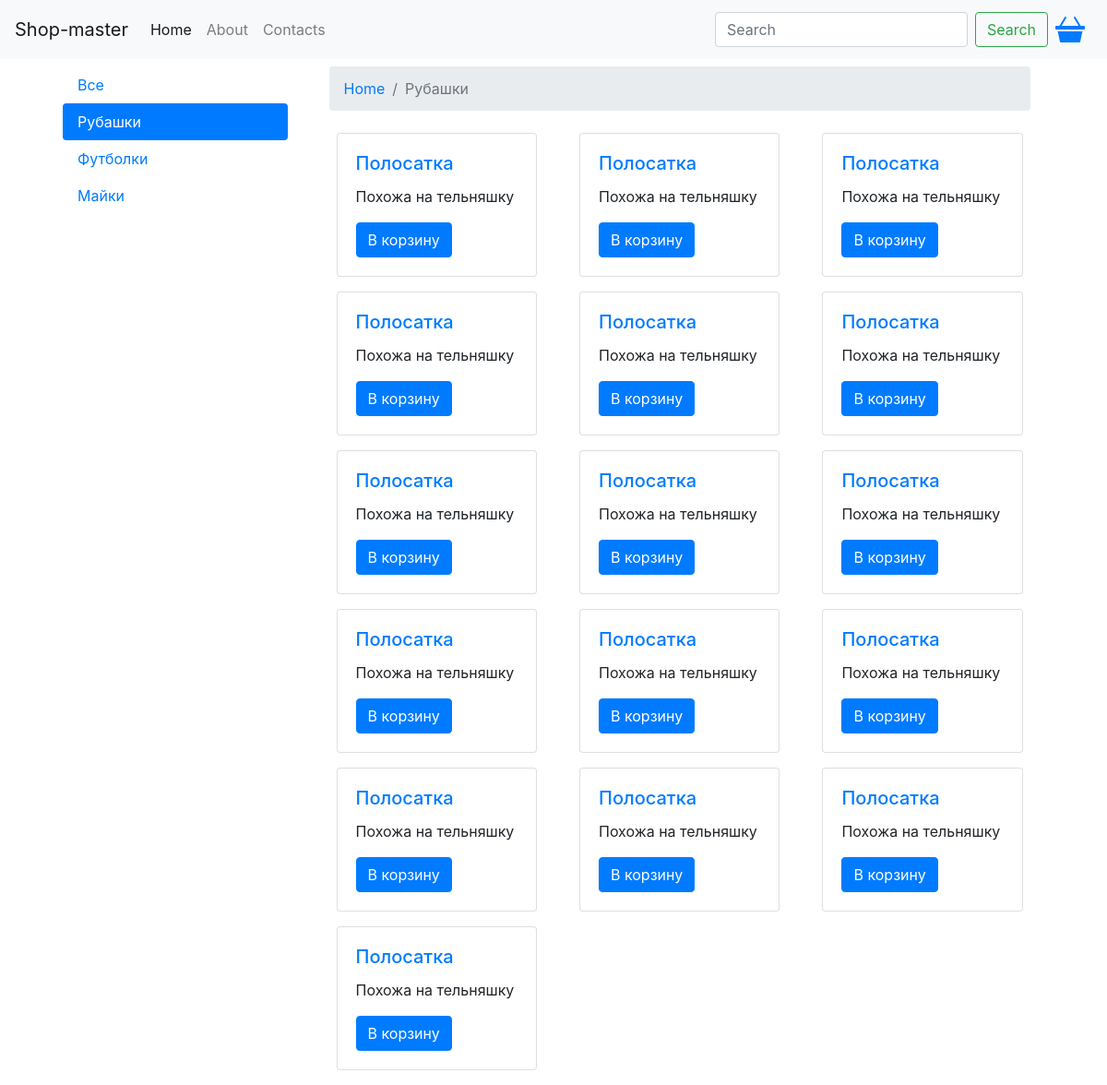
/cat.php?id=5, run on the app's committed database.
### tables this page shows
CREATE TABLE `categories` (
  `id` int(11) NOT NULL,
  `title` varchar(255) NOT NULL
);

CREATE TABLE `products` (
  `id` int(11) NOT NULL,
  `title` varchar(255) NOT NULL,
  `description` text NOT NULL,
  `content` text NOT NULL,
  `category_id` int(11) NOT NULL,
  `image` varchar(255) NOT NULL
);

### parts/product_card.php (the view)
<div class="col-4">
	<div class="card m-2">
		<div class="card-body">
			<h5 class="card-title">
				<a href="product.php?id=<?php echo $row["id"] ?>">
					<?php echo $row["title"] ?>
				</a>
			</h5>
			<p class="card-text"><?php echo $row["description"] ?></p>
			<a href="#" class="btn btn-primary">В корзину</a>
		</div>
	</div>
</div>

### parts/cat_nav.php
<div class="nav flex-column nav-pills" id="v-pills-tab" role="tablist" aria-orientation="vertical">
	<a class="nav-link <?php if (!isset($_GET["id"])){ ?> active <?php }  ?>" href="/">Все</a>
	<?php
		$sql = "SELECT * FROM categories";
		$result = $connect->query($sql);
		while ($row = mysqli_fetch_assoc($result)) {
			if (isset($_GET["id"]) && $_GET["id"] == $row["id"]) {
				echo  "<a class='nav-link active' href='/cat.php?id=" . $row["id"] . "'>" . $row["title"] . "</a>";
			} else{
				echo  "<a class='nav-link' href='/cat.php?id=" . $row["id"] . "'>" . $row["title"] . "</a>";
			}
		}
	 ?>
</div>

### cat.php
<?php
	include "configs/db.php";
	include "parts/header.php";
	$sql = "SELECT * FROM categories WHERE id =" . $_GET["id"];
	$category = mysqli_fetch_assoc($connect->query($sql));
 ?>
<nav aria-label="breadcrumb">
  <ol class="breadcrumb">
    <li class="breadcrumb-item"><a href="/">Home</a></li>
    <li class="breadcrumb-item active" aria-current="page"><?php echo $category["title"] ?></li>
  </ol>
</nav>
<div class="row">
	<?php
		$sql = "SELECT * FROM products WHERE category_id =" . $_GET["id"];
		$result = $connect->query($sql);
		while ($row = mysqli_fetch_assoc($result)) {
			include "parts/product_card.php";
		}
	?>
</div>
<?php
	include "parts/footer.php";
 ?>

### data on the page
categories: title "Рубашки"
categories: title "Футболки"
categories: title "Майки"
products: title "Полосатка", description "Похожа на тельняшку"
products: title "Полосатка", description "Похожа на тельняшку"
products: title "Полосатка", description "Похожа на тельняшку"
products: title "Полосатка", description "Похожа на тельняшку"
products: title "Полосатка", description "Похожа на тельняшку"
products: title "Полосатка", description "Похожа на тельняшку"
products: title "Полосатка", description "Похожа на тельняшку"
products: title "Полосатка", description "Похожа на тельняшку"
products: title "Полосатка", description "Похожа на тельняшку"
products: title "Полосатка", description "Похожа на тельняшку"
products: title "Полосатка", description "Похожа на тельняшку"
products: title "Полосатка", description "Похожа на тельняшку"
products: title "Полосатка", description "Похожа на тельняшку"
products: title "Полосатка", description "Похожа на тельняшку"
products: title "Полосатка", description "Похожа на тельняшку"
products: title "Полосатка", description "Похожа на тельняшку"
